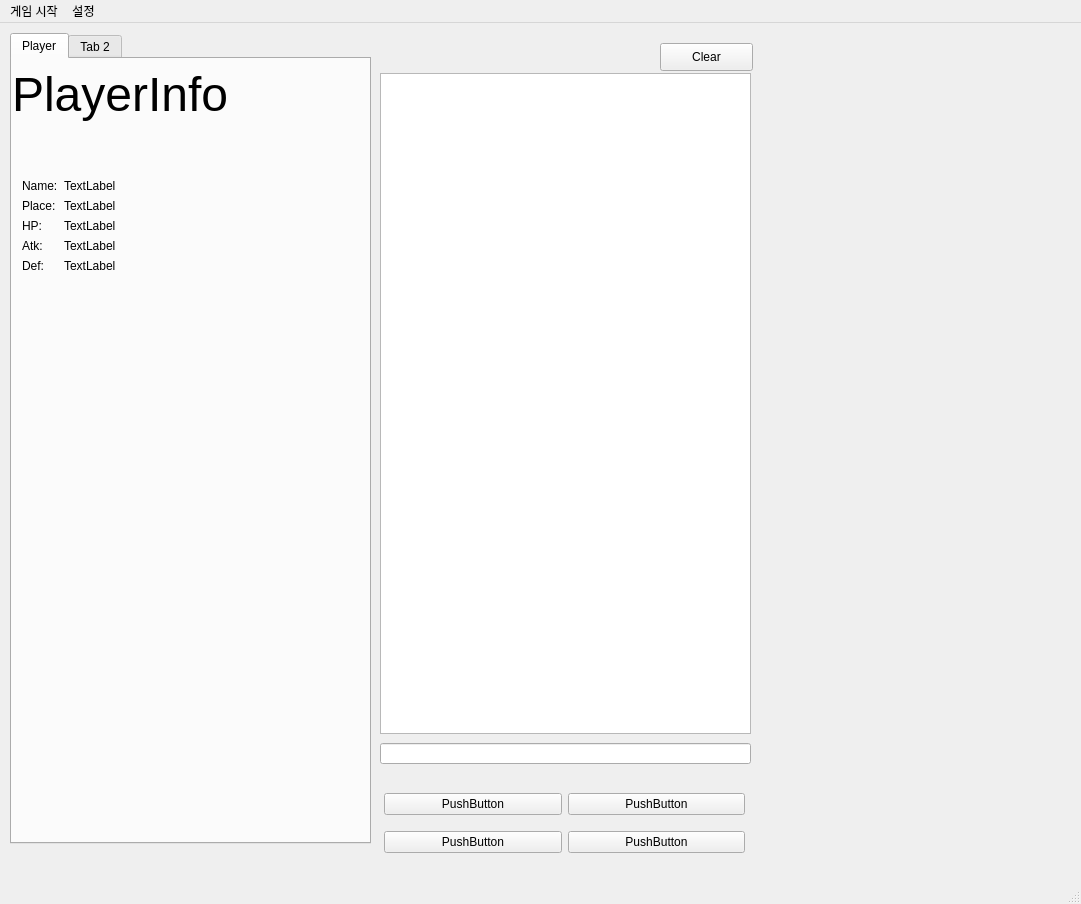
<?xml version="1.0" encoding="UTF-8"?>
<ui version="4.0">
 <class>MainWindow</class>
 <widget class="QMainWindow" name="MainWindow">
  <property name="geometry">
   <rect>
    <x>0</x>
    <y>0</y>
    <width>1081</width>
    <height>904</height>
   </rect>
  </property>
  <property name="windowTitle">
   <string>MainWindow</string>
  </property>
  <widget class="QWidget" name="centralwidget">
   <widget class="QTabWidget" name="tabWidget">
    <property name="geometry">
     <rect>
      <x>10</x>
      <y>10</y>
      <width>361</width>
      <height>811</height>
     </rect>
    </property>
    <property name="currentIndex">
     <number>0</number>
    </property>
    <widget class="QWidget" name="tab_playerinfo">
     <property name="focusPolicy">
      <enum>Qt::NoFocus</enum>
     </property>
     <attribute name="title">
      <string>Player</string>
     </attribute>
     <widget class="QLabel" name="PlayerInfo">
      <property name="geometry">
       <rect>
        <x>0</x>
        <y>0</y>
        <width>351</width>
        <height>71</height>
       </rect>
      </property>
      <property name="font">
       <font>
        <family>Arial</family>
        <pointsize>36</pointsize>
       </font>
      </property>
      <property name="text">
       <string>PlayerInfo</string>
      </property>
     </widget>
     <widget class="QWidget" name="formLayoutWidget">
      <property name="geometry">
       <rect>
        <x>10</x>
        <y>120</y>
        <width>137</width>
        <height>105</height>
       </rect>
      </property>
      <layout class="QFormLayout" name="formLayout">
       <item row="0" column="0">
        <widget class="QLabel" name="label_name">
         <property name="text">
          <string>Name:</string>
         </property>
        </widget>
       </item>
       <item row="0" column="1">
        <widget class="QLabel" name="text_name">
         <property name="text">
          <string>TextLabel</string>
         </property>
        </widget>
       </item>
       <item row="2" column="0">
        <widget class="QLabel" name="label_hp">
         <property name="text">
          <string>HP:</string>
         </property>
        </widget>
       </item>
       <item row="2" column="1">
        <widget class="QLabel" name="text_hp">
         <property name="text">
          <string>TextLabel</string>
         </property>
        </widget>
       </item>
       <item row="3" column="0">
        <widget class="QLabel" name="label_atk">
         <property name="text">
          <string>Atk:</string>
         </property>
        </widget>
       </item>
       <item row="3" column="1">
        <widget class="QLabel" name="text_atk">
         <property name="text">
          <string>TextLabel</string>
         </property>
        </widget>
       </item>
       <item row="4" column="0">
        <widget class="QLabel" name="label_def">
         <property name="text">
          <string>Def:</string>
         </property>
        </widget>
       </item>
       <item row="4" column="1">
        <widget class="QLabel" name="text_def">
         <property name="text">
          <string>TextLabel</string>
         </property>
        </widget>
       </item>
       <item row="1" column="0">
        <widget class="QLabel" name="label_place">
         <property name="text">
          <string>Place:</string>
         </property>
        </widget>
       </item>
       <item row="1" column="1">
        <widget class="QLabel" name="text_place">
         <property name="text">
          <string>TextLabel</string>
         </property>
        </widget>
       </item>
      </layout>
     </widget>
    </widget>
    <widget class="QWidget" name="tab_2">
     <attribute name="title">
      <string>Tab 2</string>
     </attribute>
    </widget>
   </widget>
   <widget class="QWidget" name="gridLayoutWidget">
    <property name="geometry">
     <rect>
      <x>384</x>
      <y>760</y>
      <width>361</width>
      <height>80</height>
     </rect>
    </property>
    <layout class="QGridLayout" name="gridLayout">
     <item row="0" column="0">
      <widget class="QPushButton" name="btn_1">
       <property name="text">
        <string>PushButton</string>
       </property>
      </widget>
     </item>
     <item row="1" column="0">
      <widget class="QPushButton" name="btn_2">
       <property name="text">
        <string>PushButton</string>
       </property>
      </widget>
     </item>
     <item row="0" column="1">
      <widget class="QPushButton" name="btn_3">
       <property name="text">
        <string>PushButton</string>
       </property>
      </widget>
     </item>
     <item row="1" column="1">
      <widget class="QPushButton" name="btn_4">
       <property name="text">
        <string>PushButton</string>
       </property>
      </widget>
     </item>
    </layout>
   </widget>
   <widget class="QTextBrowser" name="mainTextBrowser">
    <property name="geometry">
     <rect>
      <x>380</x>
      <y>50</y>
      <width>371</width>
      <height>661</height>
     </rect>
    </property>
   </widget>
   <widget class="QLineEdit" name="mainLineEdit">
    <property name="geometry">
     <rect>
      <x>380</x>
      <y>720</y>
      <width>371</width>
      <height>21</height>
     </rect>
    </property>
   </widget>
   <widget class="QPushButton" name="btn_clear">
    <property name="geometry">
     <rect>
      <x>660</x>
      <y>20</y>
      <width>93</width>
      <height>28</height>
     </rect>
    </property>
    <property name="text">
     <string>Clear</string>
    </property>
   </widget>
  </widget>
  <widget class="QMenuBar" name="menubar">
   <property name="geometry">
    <rect>
     <x>0</x>
     <y>0</y>
     <width>1081</width>
     <height>26</height>
    </rect>
   </property>
   <widget class="QMenu" name="menu">
    <property name="title">
     <string>게임 시작</string>
    </property>
   </widget>
   <widget class="QMenu" name="menu_2">
    <property name="title">
     <string>설정</string>
    </property>
   </widget>
   <addaction name="menu"/>
   <addaction name="menu_2"/>
  </widget>
  <widget class="QStatusBar" name="statusbar"/>
 </widget>
 <resources/>
 <connections/>
</ui>
